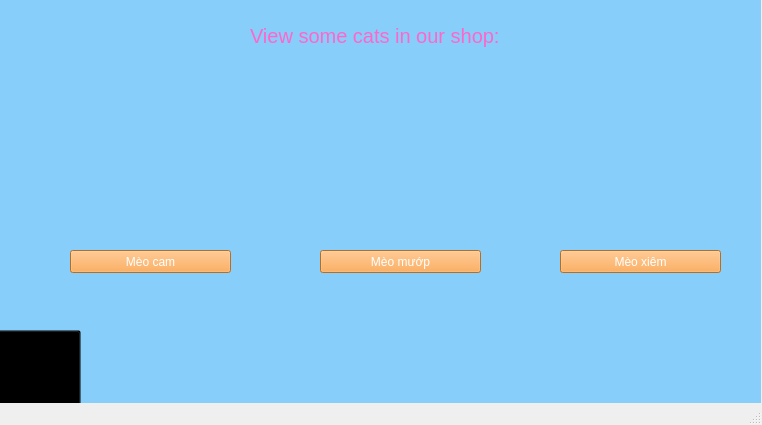
<?xml version="1.0" encoding="UTF-8"?>
<ui version="4.0">
 <class>MainWindow</class>
 <widget class="QMainWindow" name="MainWindow">
  <property name="geometry">
   <rect>
    <x>0</x>
    <y>0</y>
    <width>762</width>
    <height>425</height>
   </rect>
  </property>
  <property name="windowTitle">
   <string>MainWindow</string>
  </property>
  <widget class="QWidget" name="centralwidget">
   <widget class="QLabel" name="label">
    <property name="geometry">
     <rect>
      <x>0</x>
      <y>-10</y>
      <width>761</width>
      <height>421</height>
     </rect>
    </property>
    <property name="styleSheet">
     <string notr="true">background-color: lightskyblue;
</string>
    </property>
    <property name="text">
     <string/>
    </property>
   </widget>
   <widget class="QLabel" name="label_2">
    <property name="geometry">
     <rect>
      <x>70</x>
      <y>90</y>
      <width>161</width>
      <height>161</height>
     </rect>
    </property>
    <property name="text">
     <string/>
    </property>
    <property name="pixmap">
     <pixmap>../IMAGES/Cat/mèo cam.png</pixmap>
    </property>
    <property name="scaledContents">
     <bool>true</bool>
    </property>
   </widget>
   <widget class="QPushButton" name="btOrangeCat">
    <property name="geometry">
     <rect>
      <x>70</x>
      <y>250</y>
      <width>161</width>
      <height>23</height>
     </rect>
    </property>
    <property name="styleSheet">
     <string notr="true">color: white;
background-color: #FF9933</string>
    </property>
    <property name="text">
     <string>Mèo cam</string>
    </property>
   </widget>
   <widget class="QLabel" name="label_3">
    <property name="geometry">
     <rect>
      <x>560</x>
      <y>90</y>
      <width>161</width>
      <height>161</height>
     </rect>
    </property>
    <property name="text">
     <string/>
    </property>
    <property name="pixmap">
     <pixmap>../IMAGES/Cat/mèo xiêm.png</pixmap>
    </property>
    <property name="scaledContents">
     <bool>true</bool>
    </property>
   </widget>
   <widget class="QLabel" name="label_4">
    <property name="geometry">
     <rect>
      <x>320</x>
      <y>90</y>
      <width>161</width>
      <height>161</height>
     </rect>
    </property>
    <property name="text">
     <string/>
    </property>
    <property name="pixmap">
     <pixmap>../IMAGES/Cat/mèo mướp.png</pixmap>
    </property>
    <property name="scaledContents">
     <bool>true</bool>
    </property>
   </widget>
   <widget class="QPushButton" name="btnSiameseCat">
    <property name="geometry">
     <rect>
      <x>560</x>
      <y>250</y>
      <width>161</width>
      <height>23</height>
     </rect>
    </property>
    <property name="styleSheet">
     <string notr="true">color: white;
background-color: #FF9933</string>
    </property>
    <property name="text">
     <string>Mèo xiêm</string>
    </property>
   </widget>
   <widget class="QPushButton" name="btnTabbyCat_2">
    <property name="geometry">
     <rect>
      <x>320</x>
      <y>250</y>
      <width>161</width>
      <height>23</height>
     </rect>
    </property>
    <property name="styleSheet">
     <string notr="true">color: white;
background-color: #FF9933</string>
    </property>
    <property name="text">
     <string>Mèo mướp</string>
    </property>
   </widget>
   <widget class="QLabel" name="label_5">
    <property name="geometry">
     <rect>
      <x>250</x>
      <y>20</y>
      <width>311</width>
      <height>31</height>
     </rect>
    </property>
    <property name="font">
     <font>
      <pointsize>15</pointsize>
     </font>
    </property>
    <property name="styleSheet">
     <string notr="true">color: #FF66CC</string>
    </property>
    <property name="text">
     <string>View some cats in our shop:</string>
    </property>
   </widget>
   <widget class="QPushButton" name="btnComeback">
    <property name="geometry">
     <rect>
      <x>-20</x>
      <y>330</y>
      <width>101</width>
      <height>81</height>
     </rect>
    </property>
    <property name="styleSheet">
     <string notr="true">background: transparent;</string>
    </property>
    <property name="text">
     <string/>
    </property>
    <property name="icon">
     <iconset>
      <normaloff>../IMAGES/image-removebg-preview.png</normaloff>../IMAGES/image-removebg-preview.png</iconset>
    </property>
    <property name="iconSize">
     <size>
      <width>64</width>
      <height>64</height>
     </size>
    </property>
   </widget>
  </widget>
  <widget class="QMenuBar" name="menubar">
   <property name="geometry">
    <rect>
     <x>0</x>
     <y>0</y>
     <width>762</width>
     <height>21</height>
    </rect>
   </property>
  </widget>
  <widget class="QStatusBar" name="statusbar"/>
 </widget>
 <resources/>
 <connections/>
</ui>
